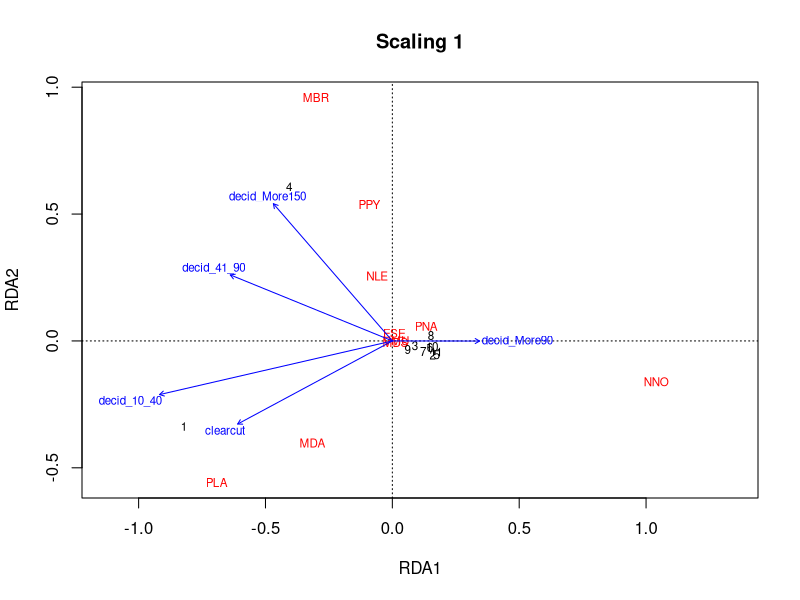
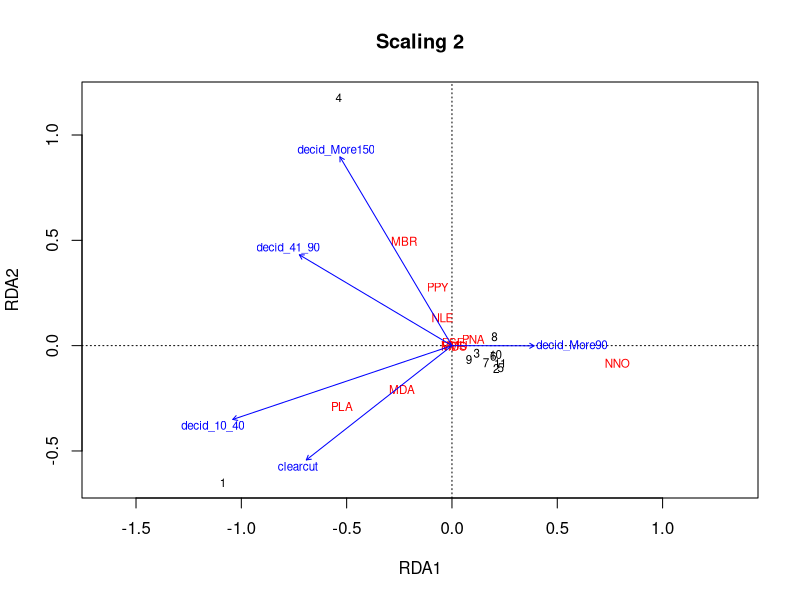

The R source for these figures, in order:
## ---- chunk 1
knitr::opts_chunk$set(echo = FALSE)
library(tidyverse)
library(vegan)
## ---- chunk 2
dat <- read.csv(file = here::here('data', 'PlotLevel_16112021.csv'))

str(dat)
## ---- chunk 3
com <- subset(dat, select = c(MDA, MBR, MDS, NNO, NLE, ESE, PNA, PPY, VMU, PLA)) # PKU,  NLA removed

# Transform species data, I use Chord transformation
chord_com <- decostand(com, method =  'normalize')  
## ---- chunk 4
for_plot <- subset(dat, select = c(clearcut, decid_10_40, decid_41_90,  
                                   decid_More90, decid_More150))
## ---- chunk 5
rda_for_plot <- rda(chord_com ~., for_plot)
summary(rda_for_plot)

# assess the proportion of variation explained by the areas of forest in different ages
RsquareAdj(rda_for_plot)
## ---- chunk 6
plot(rda_for_plot, scaling = 1, main ='Scaling 1')
plot(rda_for_plot, scaling = 2, main = 'Scaling 2')
## ---- chunk 7
anova.cca(rda_for_plot, step = 1000)

## for each axis and term
anova.cca(rda_for_plot, by ='axis', step = 1000)
anova.cca(rda_for_plot, by = 'margin', step = 1000)
